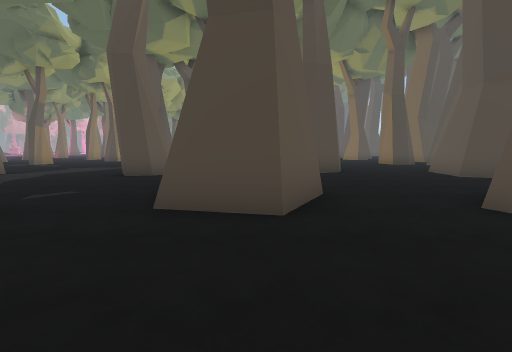
view 1 (above)

17 first-person views from a walk through a Unity game level. The camera is 1.5 m above the floor, tilts 6° down and sees 90° across. The floor is counted in squares, 2 m on a side. Each view is taken from the middle of a square. On the plan, view 1 faces up. The plan holds only what a view shows up to about 9 squares ahead; the rest is blank. The place goes on beyond the plan. The player is left out. Some surface patterns are stand-ins.

view 2
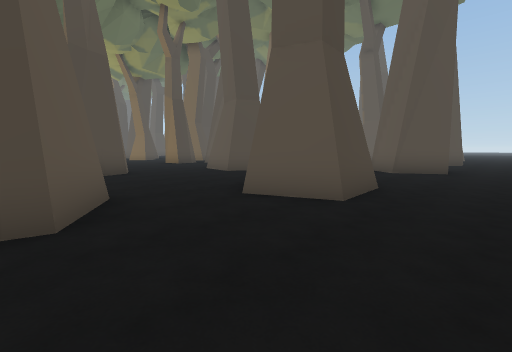

view 3
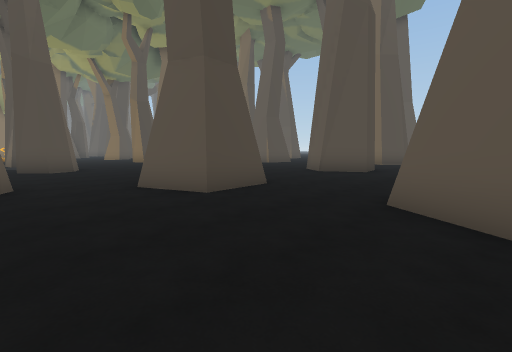

view 4
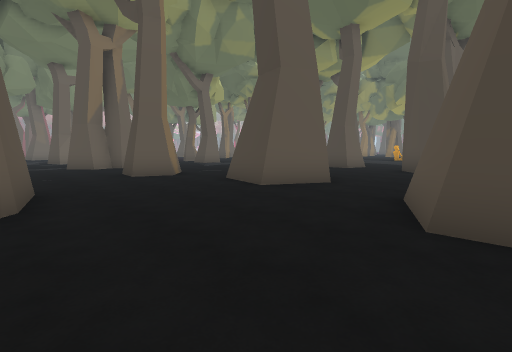

view 5
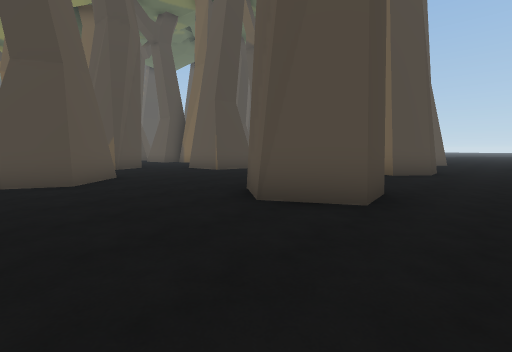

view 6
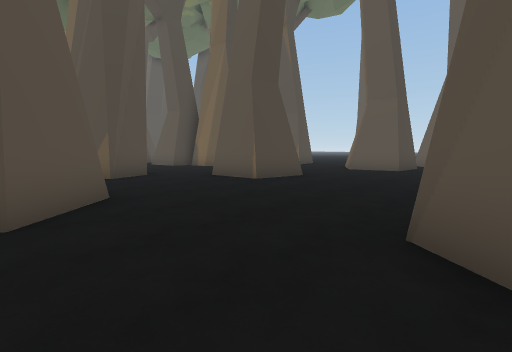

view 7
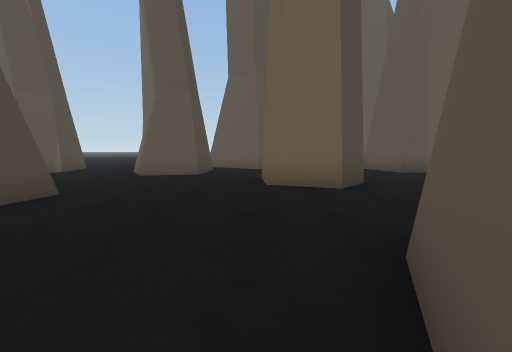

view 8
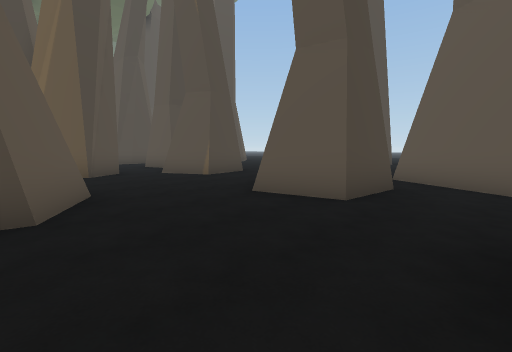

view 9
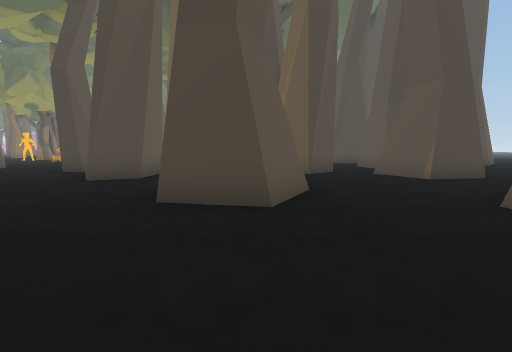

view 10
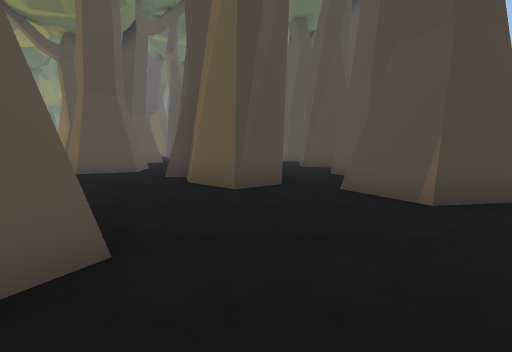

view 11
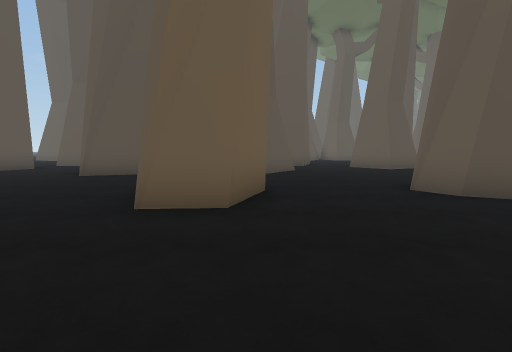

view 12
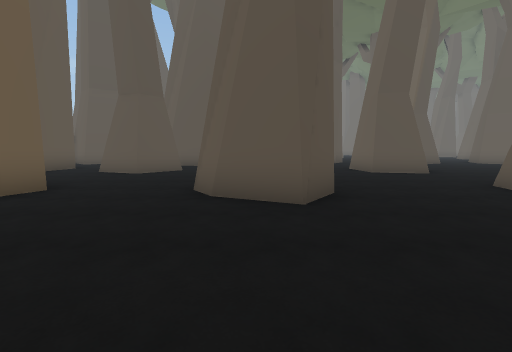

view 13
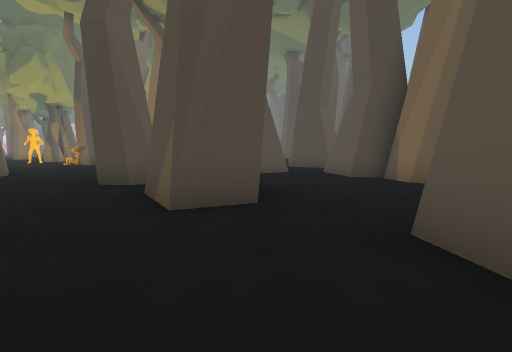

view 14
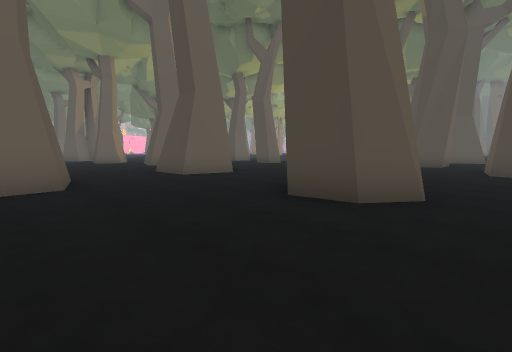

view 15
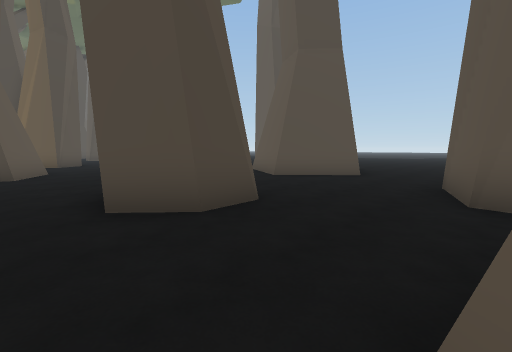

view 16
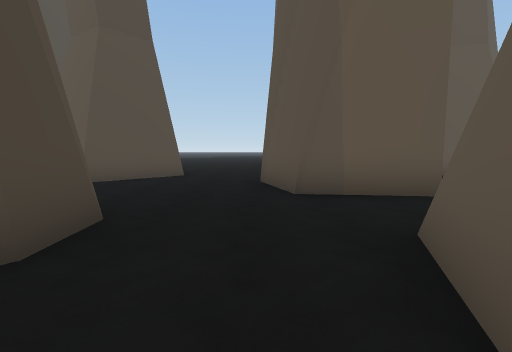

view 17
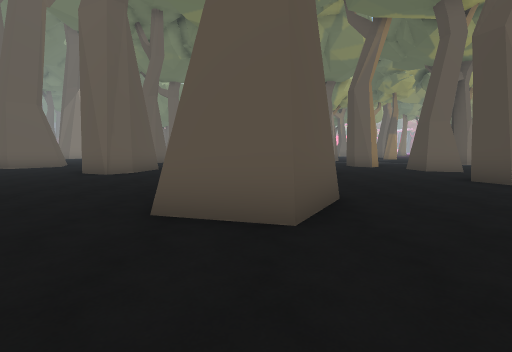

### Floor plan
Points are (right, up) in squares from view 1. A wall is a line through its corners. A room is listed if a view was taken in it or the views show most of it. See-through windows are left out.
Room 1 (views 1, 2, 3, 4)
walls: (-0.1, -0.9) (0.4, -1.5) (0.1, -2.4); (4, -2.1) (4.7, -1); (5, 1.9) (3.6, 1.8) (3, 3.3); (1.1, 4.4) (0.2, 2.9) (-0.6, 3.1); (-3, 2.4) (-3.3, 1.6)
ways out: opening at (5, 0.5) to room 2; opening at (-1.8, 1.4); opening at (2, 3.5)
Room 2 (views 5, 6, 7, 8, 9, 10, 11, 12, 13, 14, 15, 16, 17)
walls: (10.6, 2.9) (11.1, 2.3) (10.5, 1.5) (9.4, 1.3) (8.7, 2.6) (9.3, 3.5) (10.6, 2.9); (15.6, 1.7) (14.6, 1.6) (13.8, 2.4) (14.3, 3.7) (15.5, 3.8); (16.7, 5.7) (16.4, 7.2) (17.7, 8); (13.9, 8.8) (13.1, 7.4) (11.6, 7.6) (11.4, 9.3); (8.1, 7.4) (7, 6.3) (5.6, 7); (12.8, -2.1) (13.7, -0.9) (15.2, -1.5); (5.4, 3.4) (5, 1.9); (10, 10.6) (9, 10.1); (17, -2.5) (17.2, -0.7); (4.7, -1) (6.2, -1.3) (6.3, -2.1); (15.7, 12.6) (14.6, 11.8); (19, 10.7) (17.4, 10.4) (16.7, 11.9)
ways out: opening at (5, 0.5) to room 1; opening at (13, 10.2) to room 3; opening at (5.3, 5); opening at (8.3, 9); opening at (15.8, 1.3); opening at (16, 13)
Room 3 (no view inside)
walls: (14.6, 11.8) (13.6, 12.7) (13.3, 13.5); (13.7, 13.8) (12.6, 13.9); (10.1, 12.1) (10, 10.6)
ways out: opening at (13, 10.2) to room 2; opening at (11.5, 13.5)

Where each view was taken, in squares from view 1:
view 1: 0 up, 0 right, facing up
view 2: 0 up, 0 right, facing up-right
view 3: 2 down, 1 right, facing up-right
view 4: 1 down, 4 right, facing up-left
view 5: 0 up, 6 right, facing up-right
view 6: 3 up, 7 right, facing up-right
view 7: 4 up, 9 right, facing right
view 8: 4 up, 13 right, facing up-right
view 9: 4 up, 13 right, facing up
view 10: 7 up, 15 right, facing up
view 11: 7 up, 14 right, facing down
view 12: 7 up, 10 right, facing down
view 13: 7 up, 10 right, facing up
view 14: 2 down, 12 right, facing up-left
view 15: 1 down, 13 right, facing up-right
view 16: 0 up, 13 right, facing right
view 17: 3 up, 8 right, facing left
